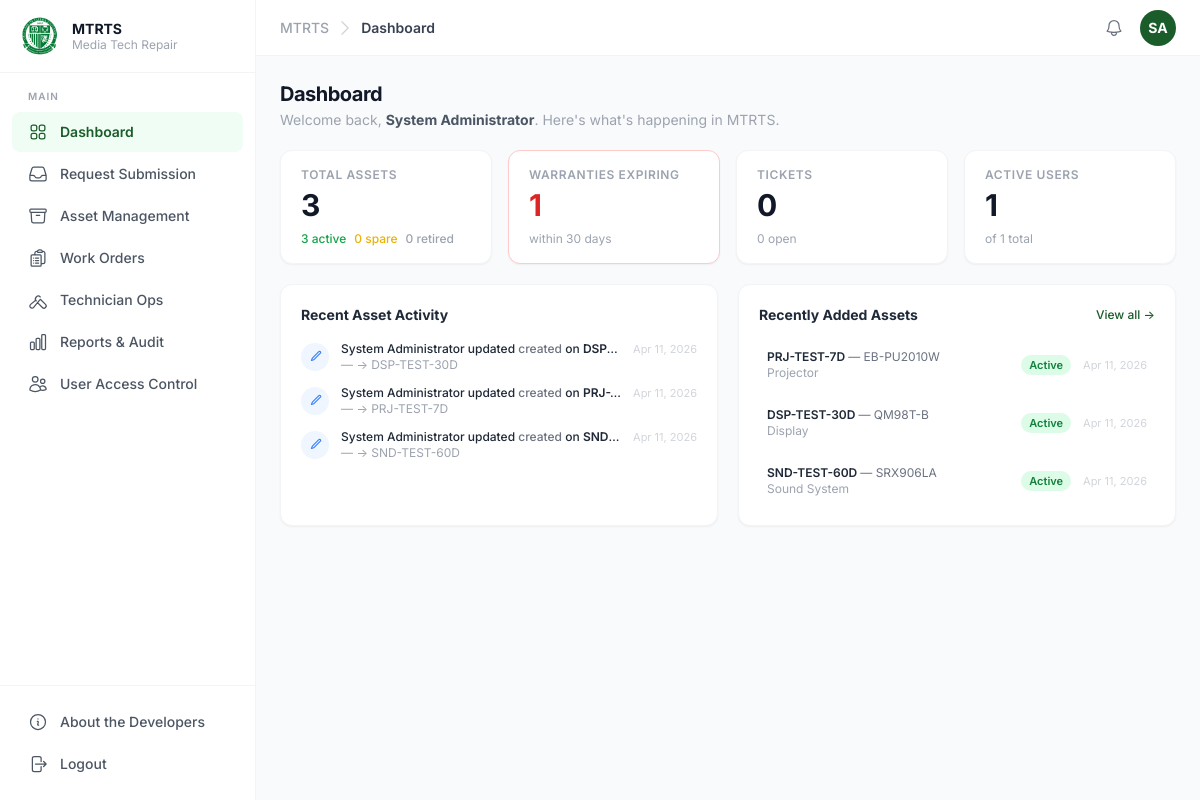
The app's page /modules/dashboard/index.php (signed in) with its own data.
### tables this page shows
CREATE TABLE asset_audit_log (
  log_id        INT           PRIMARY KEY AUTO_INCREMENT,
  asset_id      INT           NOT NULL,
  field_name    VARCHAR(100)  NOT NULL,
  old_value     TEXT          NULL,
  new_value     TEXT          NULL,
  changed_by    INT           NULL,
  changed_at    DATETIME      NOT NULL DEFAULT CURRENT_TIMESTAMP,
  change_reason VARCHAR(255)  NULL,

  FOREIGN KEY (asset_id)   REFERENCES assets(asset_id),
  FOREIGN KEY (changed_by) REFERENCES users(user_id)
);

CREATE TABLE users (
  user_id         INT           PRIMARY KEY AUTO_INCREMENT,
  email           VARCHAR(150)  NOT NULL UNIQUE,
  password_hash   VARCHAR(255)  NULL,
  full_name       VARCHAR(150)  NOT NULL,
  id_number       VARCHAR(50)   NULL UNIQUE,
  contact_number  VARCHAR(20)   NULL,
  position        VARCHAR(100)  NULL,
  profile_picture VARCHAR(255)  NULL,
  department_id   INT           NULL,
  role_id         INT           NOT NULL,
  is_active       TINYINT(1)    NOT NULL DEFAULT 1,
  created_at      DATETIME      NOT NULL DEFAULT CURRENT_TIMESTAMP,
  updated_at      DATETIME      NOT NULL DEFAULT CURRENT_TIMESTAMP ON UPDATE CURRENT_TIMESTAMP,
  last_login      DATETIME      NULL,

  FOREIGN KEY (department_id) REFERENCES departments(department_id),
  FOREIGN KEY (role_id) REFERENCES roles(role_id)
);

CREATE TABLE assets (
  asset_id         INT           PRIMARY KEY AUTO_INCREMENT,
  asset_tag        VARCHAR(50)   NOT NULL UNIQUE,
  serial_number    VARCHAR(100)  NULL,
  manufacturer     VARCHAR(100)  NOT NULL,
  model            VARCHAR(100)  NOT NULL,
  category_id      INT           NOT NULL,
  status           ENUM('active','spare','retired') NOT NULL DEFAULT 'active',
  location_id      INT           NULL,
  parent_asset_id  INT           NULL,
  install_date     DATE          NOT NULL,
  firmware_version VARCHAR(50)   NULL,
  network_info     VARCHAR(100)  NULL,
  bulb_hours       INT UNSIGNED  NULL,
  department_id    INT           NULL,
  owner_id         INT           NULL,
  qr_code_path     VARCHAR(255)  NULL,
  created_by       INT           NULL,
  created_at       DATETIME      NOT NULL DEFAULT CURRENT_TIMESTAMP,
  updated_at       DATETIME      NOT NULL DEFAULT CURRENT_TIMESTAMP ON UPDATE CURRENT_TIMESTAMP,

  FOREIGN KEY (category_id)     REFERENCES asset_categories(category_id),
  FOREIGN KEY (location_id)     REFERENCES locations(location_id),
  FOREIGN KEY (parent_asset_id) REFERENCES assets(asset_id),
  FOREIGN KEY (department_id)   REFERENCES departments(department_id),
  FOREIGN KEY (owner_id)        REFERENCES users(user_id),
  FOREIGN KEY (created_by)      REFERENCES users(user_id)
);

CREATE TABLE asset_categories (
  category_id    INT           PRIMARY KEY AUTO_INCREMENT,
  category_name  VARCHAR(100)  NOT NULL UNIQUE,
  has_bulb_hours TINYINT(1)    NOT NULL DEFAULT 0,
  description    VARCHAR(255)  NULL,
  created_at     DATETIME      NOT NULL DEFAULT CURRENT_TIMESTAMP,
  updated_at     DATETIME      NOT NULL DEFAULT CURRENT_TIMESTAMP ON UPDATE CURRENT_TIMESTAMP
);

### modules/dashboard/index.php (called while the page is built, shortened)
<?php
require_once '../../config/guard.php';
$asset_stats = ['total' => 0, 'active' => 0, 'spare' => 0, 'retired' => 0, 'expiring' => 0];
try {
    $row = $pdo->query("
        SELECT COUNT(*) AS total,
               SUM(status = 'active')  AS active,
               SUM(status = 'spare')   AS spare,
               SUM(status = 'retired') AS retired
        FROM assets
    ")->fetch();
    $asset_stats = array_merge($asset_stats, $row);
    $asset_stats['expiring'] = (int)$pdo->query("
        SELECT COUNT(*) FROM asset_warranty
        WHERE warranty_end BETWEEN CURDATE() AND DATE_ADD(CURDATE(), INTERVAL 30 DAY)
    ")->fetchColumn();
} catch (PDOException $e) {}
$user_stats = ['total' => 0, 'active' => 0];
try {
    $row = $pdo->query("
        SELECT COUNT(*) AS total, SUM(is_active = 1) AS active FROM users
    ")->fetch();
    $user_stats = $row;
} catch (PDOException $e) {}
$ticket_stats = ['total' => 0, 'open' => 0];
try {
    $row = $pdo->query("
        SELECT COUNT(*) AS total,
               SUM(status NOT IN ('closed','resolved')) AS open
        FROM tickets
    ")->fetch();
    $ticket_stats = $row;
} catch (PDOException $e) {}
$recent_activity = [];
try {
    $recent_activity = $pdo->query("
        SELECT l.field_name, l.old_value, l.new_value, l.changed_at,
               a.asset_tag, a.model,
               u.full_name AS changed_by_name
        FROM asset_audit_log l
        LEFT JOIN assets a ON l.asset_id = a.asset_id
        LEFT JOIN users  u ON l.changed_by = u.user_id
        ORDER BY l.changed_at DESC
        LIMIT 8
    ")->fetchAll();
} catch (PDOException $e) {}
$recent_assets = [];
try {
    $recent_assets = $pdo->query("
        SELECT a.asset_id, a.asset_tag, a.model, a.status, a.created_at,
               c.category_name, u.full_name AS created_by_name
        FROM assets a
        LEFT JOIN asset_categories c ON a.category_id = c.category_id
        LEFT JOIN users            u ON a.created_by   = u.user_id
        ORDER BY a.created_at DESC
        LIMIT 5
    ")->fetchAll();
} catch (PDOException $e) {}
require_once 'index.view.php';
require_once '../../includes/footer.php';

### modules/dashboard/index.view.php (the view, shortened to what this page needs)
<?php
function dash_time_ago(?string $dt): string {
    $diff = time() - strtotime($dt);
    return date('M j, Y', strtotime($dt));
}
function dash_status_cls(string $status): string {
    return match($status) {
        'active'  => 'bg-green-100 text-green-700',
        'spare'   => 'bg-yellow-100 text-yellow-700',
        'retired' => 'bg-gray-100 text-gray-500',
        default   => 'bg-gray-100 text-gray-500',
    };
}
?>
<div class="mb-5">
  <h2 class="text-xl font-bold text-gray-900 tracking-tight">Dashboard</h2>
  <p class="text-sm text-gray-400 mt-0.5">
    Welcome back, <strong class="text-gray-600"><?= htmlspecialchars($_SESSION['full_name'] ?? '') ?></strong>.
    Here's what's happening in MTRTS.
  </p>
</div>
<div class="grid grid-cols-2 lg:grid-cols-4 gap-4 mb-5">
  <div class="bg-white rounded-xl border border-gray-100 shadow-sm px-5 py-4">
    <p class="text-xs font-semibold text-gray-400 uppercase tracking-wider">Total Assets</p>
    <p class="text-3xl font-bold text-gray-900 mt-1"><?= (int)$asset_stats['total'] ?></p>
    <div class="flex gap-2 mt-2 flex-wrap">
      <span class="text-xs text-green-600 font-medium"><?= (int)$asset_stats['active'] ?> active</span>
      <span class="text-xs text-yellow-500 font-medium"><?= (int)$asset_stats['spare'] ?> spare</span>
      <span class="text-xs text-gray-400 font-medium"><?= (int)$asset_stats['retired'] ?> retired</span>
    </div>
  </div>
  <div class="bg-white rounded-xl border <?= (int)$asset_stats['expiring'] > 0 ? 'border-red-200' : 'border-gray-100' ?> shadow-sm px-5 py-4">
    <p class="text-xs font-semibold text-gray-400 uppercase tracking-wider">Warranties Expiring</p>
    <p class="text-3xl font-bold <?= (int)$asset_stats['expiring'] > 0 ? 'text-red-600' : 'text-gray-900' ?> mt-1"><?= (int)$asset_stats['expiring'] ?></p>
    <p class="text-xs text-gray-400 mt-2">within 30 days</p>
  </div>
  <div class="bg-white rounded-xl border border-gray-100 shadow-sm px-5 py-4">
    <p class="text-xs font-semibold text-gray-400 uppercase tracking-wider">Tickets</p>
    <p class="text-3xl font-bold text-gray-900 mt-1"><?= (int)$ticket_stats['total'] ?></p>
    <p class="text-xs text-gray-400 mt-2"><?= (int)$ticket_stats['open'] ?> open</p>
  </div>
  <div class="bg-white rounded-xl border border-gray-100 shadow-sm px-5 py-4">
    <p class="text-xs font-semibold text-gray-400 uppercase tracking-wider">Active Users</p>
    <p class="text-3xl font-bold text-gray-900 mt-1"><?= (int)$user_stats['active'] ?></p>
    <p class="text-xs text-gray-400 mt-2">of <?= (int)$user_stats['total'] ?> total</p>
  </div>
</div>
<div class="grid grid-cols-1 lg:grid-cols-2 gap-5">
  <div class="bg-white rounded-xl border border-gray-100 shadow-sm p-5">
    <h3 class="text-sm font-bold text-gray-800 mb-4">Recent Asset Activity</h3>
    <?php if (empty($recent_activity)): ?>
      <p class="text-sm text-gray-400 text-center py-8">No activity recorded yet.</p>
    <?php else: ?>
      <div class="space-y-3">
        <?php foreach ($recent_activity as $ev): ?>
        <div class="flex items-start gap-3">
          <div class="w-7 h-7 rounded-full bg-blue-50 text-blue-500 flex items-center justify-center flex-shrink-0 mt-0.5">
            <svg class="w-3.5 h-3.5" fill="none" viewBox="0 0 24 24" stroke="currentColor" stroke-width="2">
              <path stroke-linecap="round" stroke-linejoin="round" d="M16.862 4.487l1.687-1.688a1.875 1.875 0 112.652 2.652L10.582 16.07a4.5 4.5 0 01-1.897 1.13L6 18l.8-2.685a4.5 4.5 0 011.13-1.897l8.932-8.931z"/>
            </svg>
          </div>
          <div class="flex-1 min-w-0">
            <p class="text-xs font-medium text-gray-800 truncate">
              <?= htmlspecialchars($ev['changed_by_name'] ?? 'Unknown') ?>
              updated <span class="text-gray-500"><?= htmlspecialchars($ev['field_name']) ?></span>
              on <span class="font-semibold"><?= htmlspecialchars($ev['asset_tag'] ?? '—') ?></span>
            </p>
            <p class="text-xs text-gray-400 truncate">
              <?= htmlspecialchars($ev['old_value'] ?? '—') ?> → <?= htmlspecialchars($ev['new_value'] ?? '—') ?>
            </p>
          </div>
          <span class="text-[11px] text-gray-300 flex-shrink-0"><?= dash_time_ago($ev['changed_at']) ?></span>
        </div>
        <?php endforeach; ?>
      </div>
    <?php endif; ?>
  </div>
  <div class="bg-white rounded-xl border border-gray-100 shadow-sm p-5">
    <div class="flex items-center justify-between mb-4">
      <h3 class="text-sm font-bold text-gray-800">Recently Added Assets</h3>
      <a href="<?= BASE_URL ?>modules/assets/index.php"
         class="text-xs text-olfu-green hover:underline font-medium">View all →</a>
    </div>
    <?php if (empty($recent_assets)): ?>
      <p class="text-sm text-gray-400 text-center py-8">No assets added yet.</p>
    <?php else: ?>
      <div class="space-y-2.5">
        <?php foreach ($recent_assets as $a): ?>
        <a href="<?= BASE_URL ?>modules/assets/view.php?id=<?= $a['asset_id'] ?>"
           class="flex items-center gap-3 p-2 rounded-lg hover:bg-gray-50 transition-colors duration-100 group">
          <div class="flex-1 min-w-0">
            <p class="text-xs font-semibold text-gray-800 truncate group-hover:text-olfu-green transition-colors">
              <?= htmlspecialchars($a['asset_tag']) ?>
              <?php if ($a['model']): ?>
                <span class="font-normal text-gray-500">— <?= htmlspecialchars($a['model']) ?></span>
              <?php endif; ?>
            </p>
            <p class="text-xs text-gray-400 truncate"><?= htmlspecialchars($a['category_name'] ?? '—') ?></p>
          </div>
          <span class="inline-flex items-center px-2 py-0.5 rounded-full text-[11px] font-semibold <?= dash_status_cls($a['status']) ?>">
            <?= htmlspecialchars(ucfirst($a['status'])) ?>
          </span>
          <span class="text-[11px] text-gray-300 flex-shrink-0"><?= dash_time_ago($a['created_at']) ?></span>
        </a>
        <?php endforeach; ?>
      </div>
    <?php endif; ?>
  </div>
</div>

### public/assets/css/typography.css (style rules this page uses)
*, *::before, *::after { font-family: 'Inter', ui-sans-serif, system-ui, -apple-system, sans-serif; }

### records on screen
asset_audit_log: changed_by.full_name "System Administrator", field_name "created", asset.asset_tag "DSP…", old_value "—", new_value "DSP-TEST-30D", changed_at "Apr 11, 2026"
asset_audit_log: changed_by.full_name "System Administrator", field_name "created", asset.asset_tag "PRJ…", old_value "—", new_value "PRJ-TEST-7D", changed_at "Apr 11, 2026"
asset_audit_log: changed_by.full_name "System Administrator", field_name "created", asset.asset_tag "SND…", old_value "—", new_value "SND-TEST-60D", changed_at "Apr 11, 2026"
assets: asset_tag "PRJ-TEST-7D", model "EB-PU2010W", category.category_name "Projector", status "Active", created_at "Apr 11, 2026"
assets: asset_tag "DSP-TEST-30D", model "QM98T-B", category.category_name "Display", status "Active", created_at "Apr 11, 2026"
assets: asset_tag "SND-TEST-60D", model "SRX906LA", category.category_name "Sound System", status "Active", created_at "Apr 11, 2026"

### other values on screen
$label "Request Submission"
$label "Asset Management"
$label "Work Orders"
$label "Technician Ops"
$label "Reports & Audit"
$label "User Access Control"
$page_title "Dashboard"
$initials "SA"
$_SESSION['full_name'] "System Administrator"
$asset_stats['total'] "3"
$asset_stats['active'] "3"
$asset_stats['spare'] "0"
$asset_stats['retired'] "0"
$asset_stats['expiring'] "1"
$ticket_stats['total'] "0"
